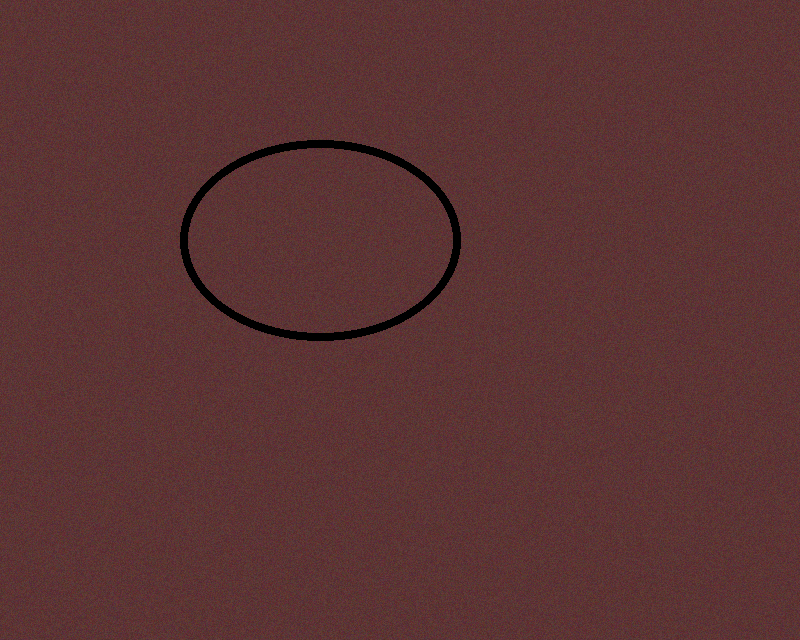
#> input picture data/sample_claims/test_m6.png, 800 x 640 px, given in place of ., which was not available
$ python -i quality_gate.py   (imports and definitions only)   (older library calls are emulated)
#> lines starting #> are read from the running program, lines starting #| are printed output that depends on the picture; pictures that were not available may be replaced by others from this repository, and a replacement may not be noted
"""Image quality gate: blur, glare, and minimum resolution checks."""

from __future__ import annotations

from dataclasses import dataclass
from pathlib import Path

import cv2
import numpy as np

MIN_WIDTH = 480
MIN_HEIGHT = 360
BLUR_VARIANCE_MIN = 60.0
GLARE_RATIO_MAX = 0.22


@dataclass
class QualityResult:
    passed: bool
    reasons: list[str]
    blur_score: float
    glare_ratio: float
    width: int
    height: int

    @property
    def detail(self) -> str:
        if self.passed:
            return (
                f"Quality OK ({self.width}×{self.height}, "
                f"sharpness {self.blur_score:.0f})."
            )
        return "; ".join(self.reasons)


def check_image_quality(path: Path) -> QualityResult:
#> called with path = '.'
    image = cv2.imread(str(path))
#> image is the input picture: shape (640, 800, 3); mean B, G, R 51.4, 51.4, 91
    if image is None:
        return QualityResult(
            passed=False,
            reasons=["Image could not be decoded."],
            blur_score=0.0,
            glare_ratio=0.0,
            width=0,
            height=0,
        )

    height, width = image.shape[:2]
#> height = 640; width = 800
    reasons: list[str] = []

    if width < MIN_WIDTH or height < MIN_HEIGHT:
        reasons.append(
            f"Resolution {width}×{height} is below the {MIN_WIDTH}×{MIN_HEIGHT} minimum."
        )

    gray = cv2.cvtColor(image, cv2.COLOR_BGR2GRAY)
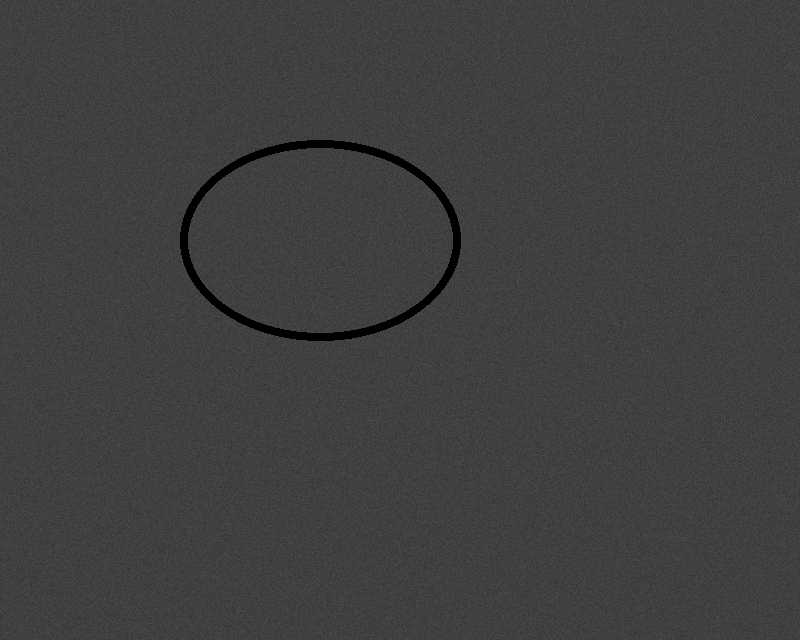
#> gray: shape (640, 800); min 0, max 76, mean 63.2
    blur_score = float(cv2.Laplacian(gray, cv2.CV_64F).var())
#> blur_score = 508.6
    if blur_score < BLUR_VARIANCE_MIN:
        reasons.append("Image appears too blurry for reliable assessment.")

    # Glare: fraction of near-saturated pixels.
    hsv = cv2.cvtColor(image, cv2.COLOR_BGR2HSV)
#> hsv: shape (640, 800, 3); mean H, S, V 85.2, 120.2, 91
    glare_mask = (hsv[:, :, 2] >= 245) & (hsv[:, :, 1] <= 40)
#> glare_mask: shape (640, 800) bool; every value is 0
    glare_ratio = float(np.count_nonzero(glare_mask)) / float(gray.size)
#> glare_ratio = 0
    if glare_ratio > GLARE_RATIO_MAX:
        reasons.append("Strong glare or overexposure detected.")

    return QualityResult(
        passed=not reasons,
        reasons=reasons,
        blur_score=blur_score,
        glare_ratio=glare_ratio,
        width=width,
        height=height,
    )


def check_claim_images(paths: list[Path]) -> tuple[bool, str, list[QualityResult]]:
    if not paths:
        return False, "No images available for quality checks.", []

    results = [check_image_quality(path) for path in paths]
#> call 3 of check_image_quality, with path = '/'
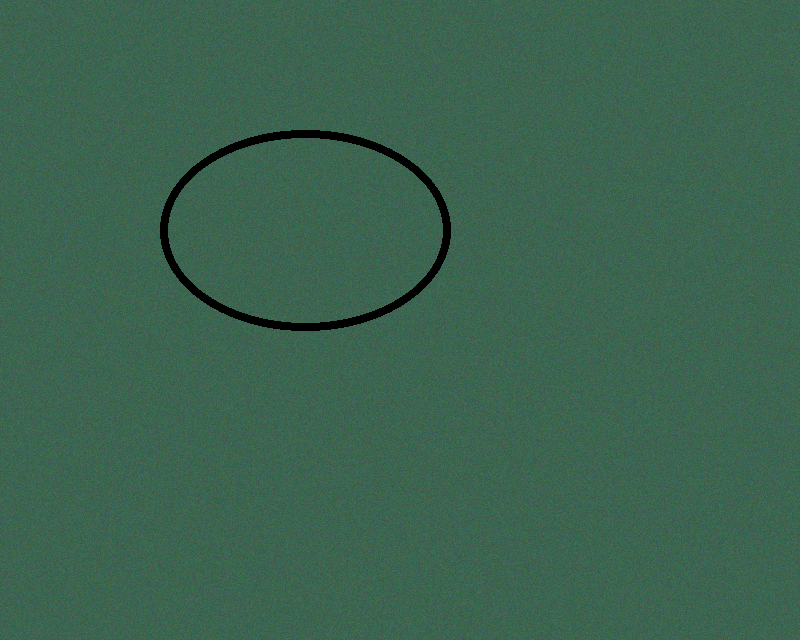
#> input picture data/sample_claims/test_provisional.png, 800 x 640 px, given in place of , which was not available
#> in check_image_quality, image is the input picture: shape (640, 800, 3); mean B, G, R 79.6, 99.3, 59.8
#> in check_image_quality (call 3), `gray = cv2.cvtColor(image, cv2.COLOR_BGR2GRAY)`:
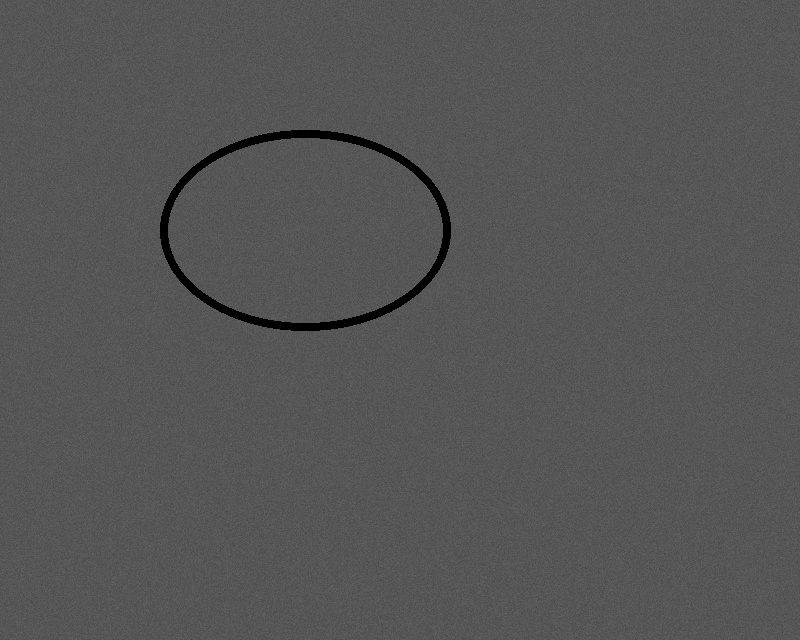
#> gray: shape (640, 800); min 0, max 97, mean 85.3
#> in check_image_quality (call 3), `blur_score = float(cv2.Laplacian(gray, cv2.CV_64F).var())`: blur_score = 442.8
#> in check_image_quality (call 3), `hsv = cv2.cvtColor(image, cv2.COLOR_BGR2HSV)`: hsv: shape (640, 800, 3); mean H, S, V 74.1, 99.7, 99.3
#> results = 42 items
    failed = [r for r in results if not r.passed]
#> failed = 26 items
    if failed:
        return False, failed[0].detail, results
    return True, results[0].detail, results

>>> result = check_claim_images('../../../../data/sample_claims/test_m6.png')
